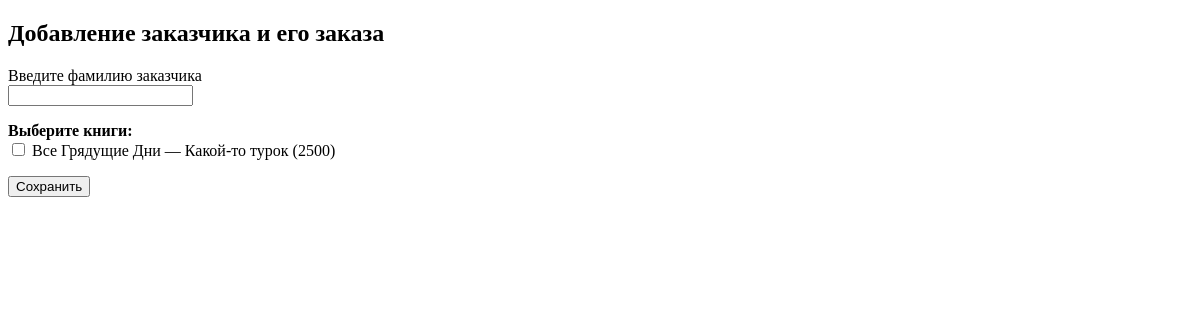
The page /create-order/ on the database as committed earlier.
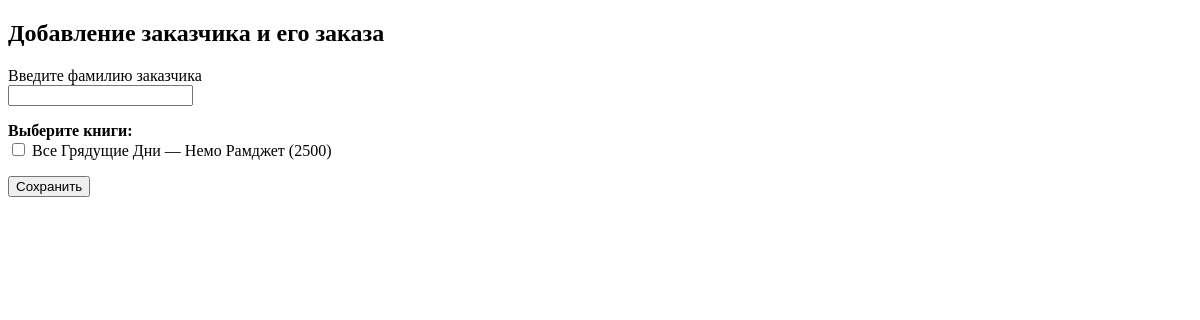
The same page on the database as committed later.
### app/models.py (models this page shows)
class Books(models.Model):
    title = models.CharField(max_length=20)
    author = models.CharField(max_length=25)
    price = models.IntegerField()

### app/views.py (the view, shortened to what this page needs)
# urls.py: path('create-order/', views.create_order, name='create_order'),
def create_order(request):
    books = Books.objects.all()
    return render(request, "create_order.html", {"books": books})

### app/templates/create_order.html (shortened to what this page needs)
<!DOCTYPE html>
<html lang="ru">
<head>
</head>
<body>
<h2>Добавление заказчика и его заказа</h2>
<form method="POST">
    <p>
        <label>Введите фамилию заказчика</label><br>
        <input type="text" name="surname">
    </p>
    <p>
        <b>Выберите книги:</b><br>
        {% for book in books %}
            <label>
                <input type="checkbox" name="books" value="{{ book.id }}">
                {{ book.title }} — {{ book.author }} ({{ book.price }})
            </label><br>
        {% empty %}
            <span>Нет доступных книг</span>
        {% endfor %}
    </p>
    <input type="submit" value="Сохранить">
</form>
</body>
</html>

Rows that differ between the two databases and show on the page:
changed Books "Все Грядущие Дни": author "Какой-то турок" → "Немо Рамджет"
